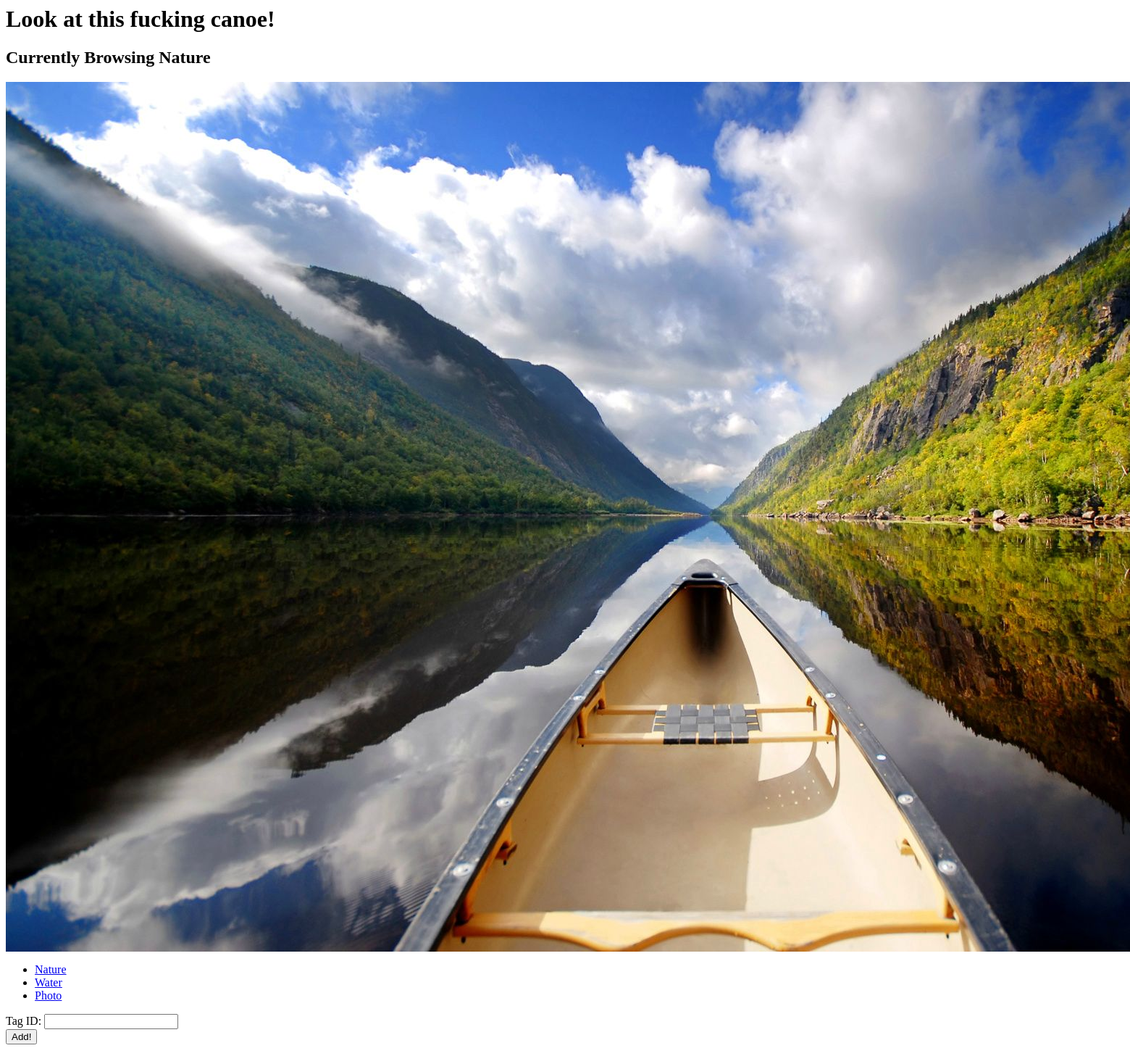
The page /image/1/1 on the database as committed earlier.
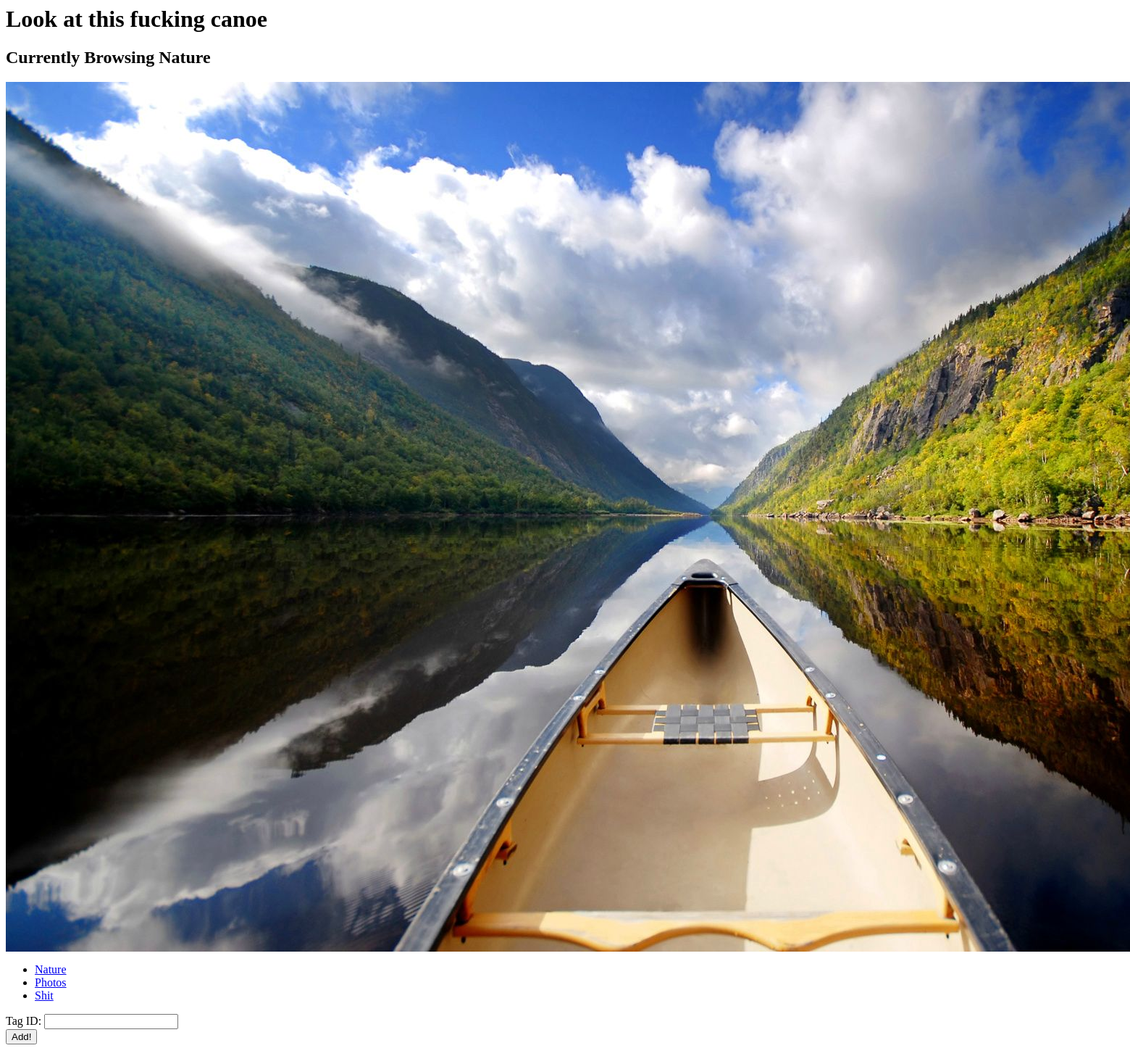
The same page on the database as committed later.
### images/models.py (models this page shows, shortened)
class Image(models.Model):
    title = models.CharField(max_length=200)
    url = models.CharField(max_length=1000)
    tags = models.ManyToManyField(Tag)
    up_date = models.DateTimeField('date uploaded')

class Tag(models.Model):
    name = models.CharField(max_length=200)

### images/views.py (the view)
# urls.py: url(r'^(?P<image_id>\d+)/(?P<tag_id>\d+)$', 'index'),
def index(request, image_id, tag_id):
    i = get_object_or_404(Image, pk=image_id)
    tag = get_object_or_404(Tag, pk=tag_id)
    return render_to_response('images/index.html', {'image' : i, 'settings' : {'mediapath' : 'http://127.0.0.1:8000/media/'}, 'tag': tag},
                               context_instance=RequestContext(request))

### templates/images/index.html (shortened to what this page needs)
<h1>{{ image.title }}</h1>
<h2>Currently Browsing {{ tag.name }}</h2>
<a id="img-link" href="/tag/{{ tag.id }}/{{ image.id }}"><img id="image-img" src="{{ settings.mediapath }}{{ image.url }}"/></a>
<ul id="tag-list">
{% for otag in image.tags.all %}
	<li id="tag-{{ forloop.counter }}"><a id="tag-link-{{ forloop.counter }}" href="/tag/{{ otag.id }}/">{{ otag.name }}</a></li>
{% endfor %}
</ul>
<form action="/image/{{ image.id }}/addTag/" method="post">
    <label for="tag_id_input">Tag ID:</label>
    <input type="text" name="tag_id" id="tag_id_input" />
    <br />
<input type="submit" value="Add!" />
</form>

Rows that differ between the two databases and show on the page:
changed Image: title "Look at this fucking canoe!" → "Look at this fucking canoe"
changed Tag: name "Water" → "Photos"
changed Tag: name "Photo" → "Shit"
